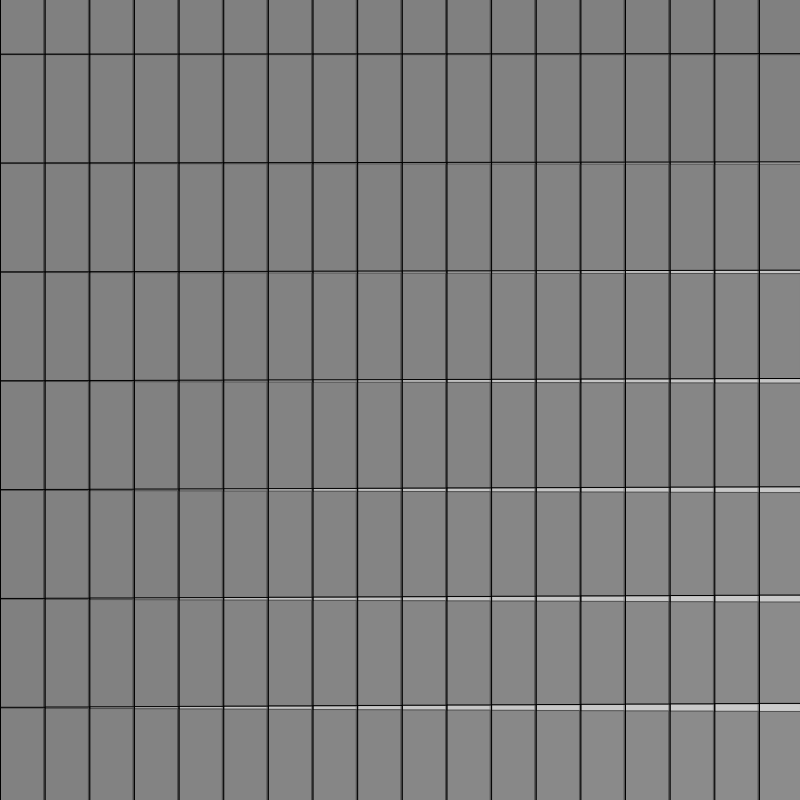
Frame 1 (no input)
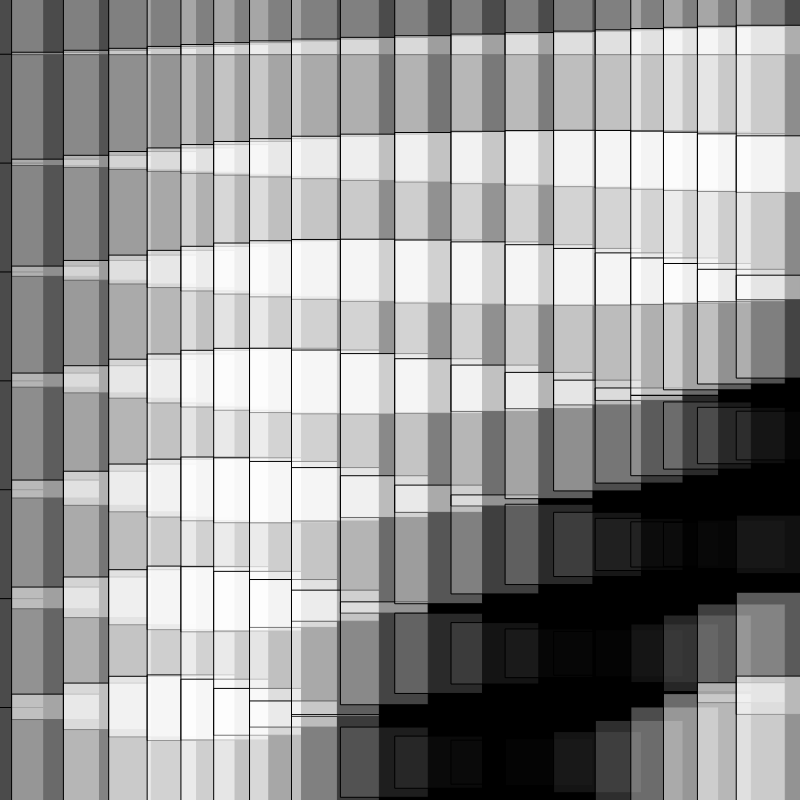
Frame 60 (no input)
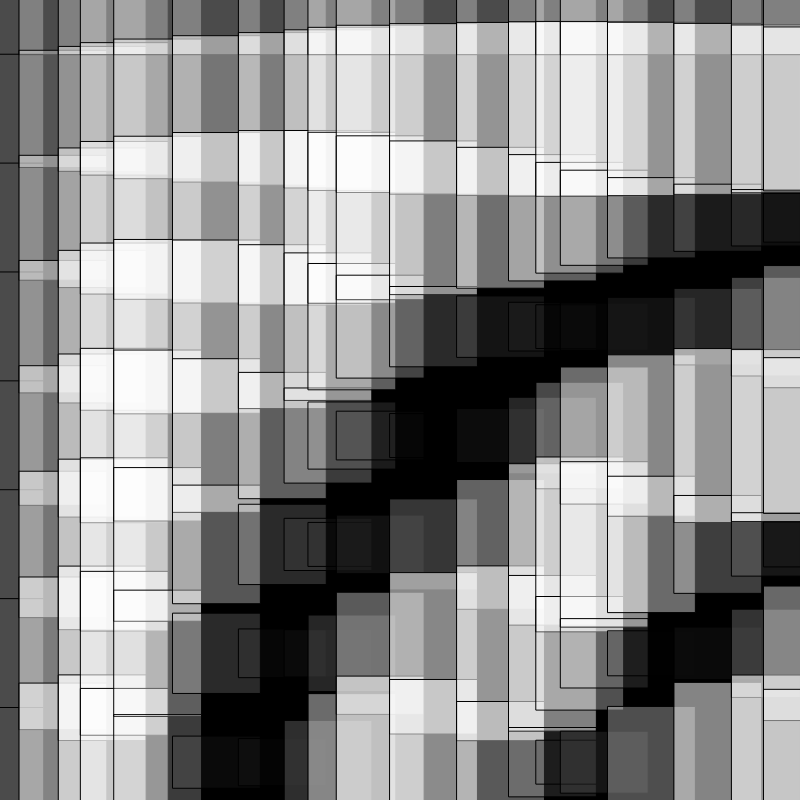
Frame 120 (the mouse pressed at the canvas centre since frame 60)

The p5.js sketch that drew these frames (run headless with seeded random() and noise() and a simulated clock; from frame 60 on, the mouse is pressed at the canvas centre):

// p5.js sketch
// ── sketch.js
var num_x;
var num_y;
var size;

function setup() {
  createCanvas(800, 800);
  rectMode(CENTER);

  // create and call our own function
  setVariables();
}

// you can create your own function.
// let's make one which initializes all of the global
// variables.
function setVariables() {
  num_x = random(3, 24);
  num_y = random(3, 24);
  size = random(50, 100);
}

function draw() {
  background(0);

  for (var i=0; i<num_x; i++) {
    for (var j=0; j<num_y; j++) {
      
      var x = map(i, 0, num_x, 0, width);
      var y = map(j, 0, num_y, 0, height);
      
      var offset_x = map(sin(0.01 * i * frameCount), -1, 1, -20, 20);
      var mult_y = map(sin(0.001 * i * j * frameCount), -1, 1, 0.5, 2.0);
      
      var opacity = map(sin(0.001 * i * j * frameCount), -1, 1, 0, 150);
      
      fill(255, opacity);
      rect(x + offset_x, y, size, size * mult_y);
    }
  }  
}

function keyPressed() {
  if (key==' ') {
    setVariables();
  }
}
